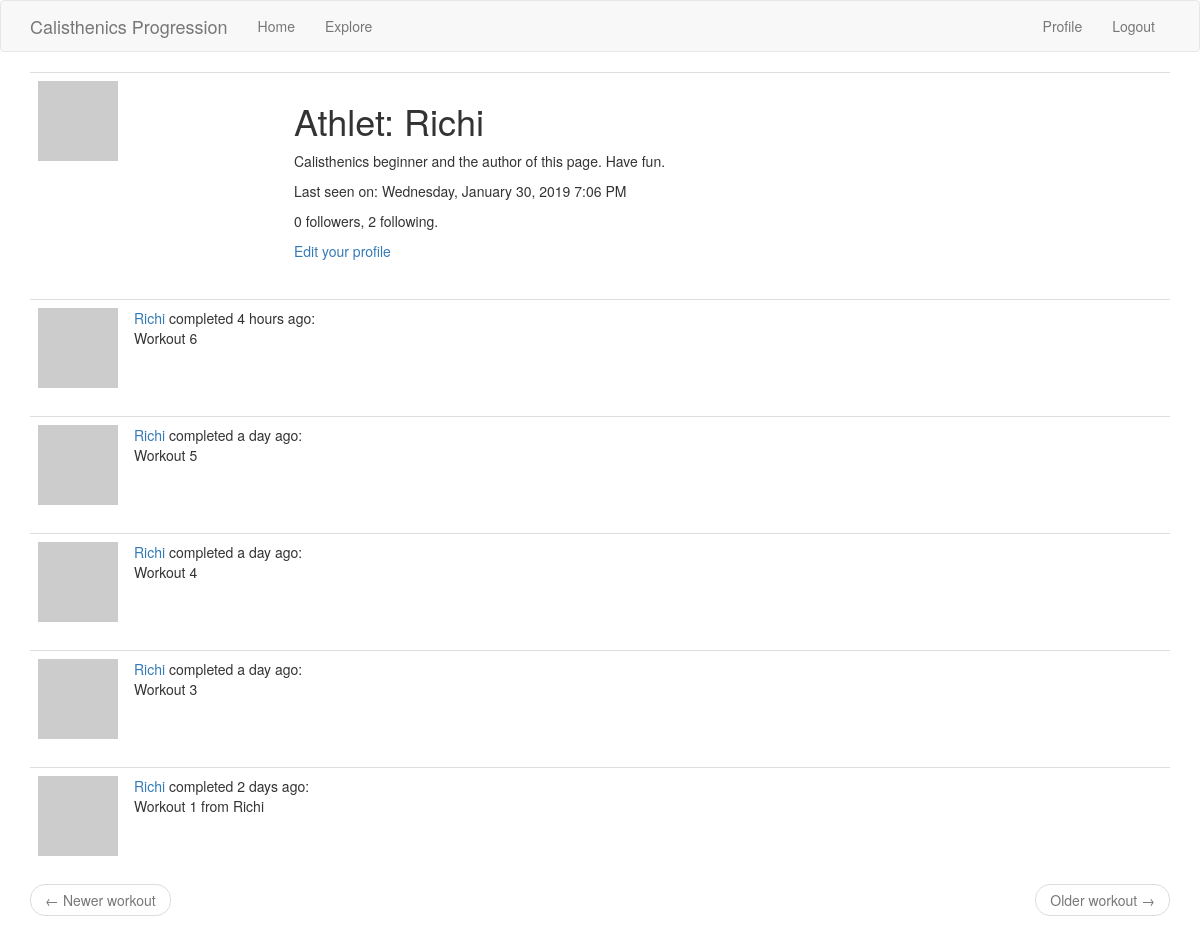
Before: /user/Richi (signed in) with the older database file.
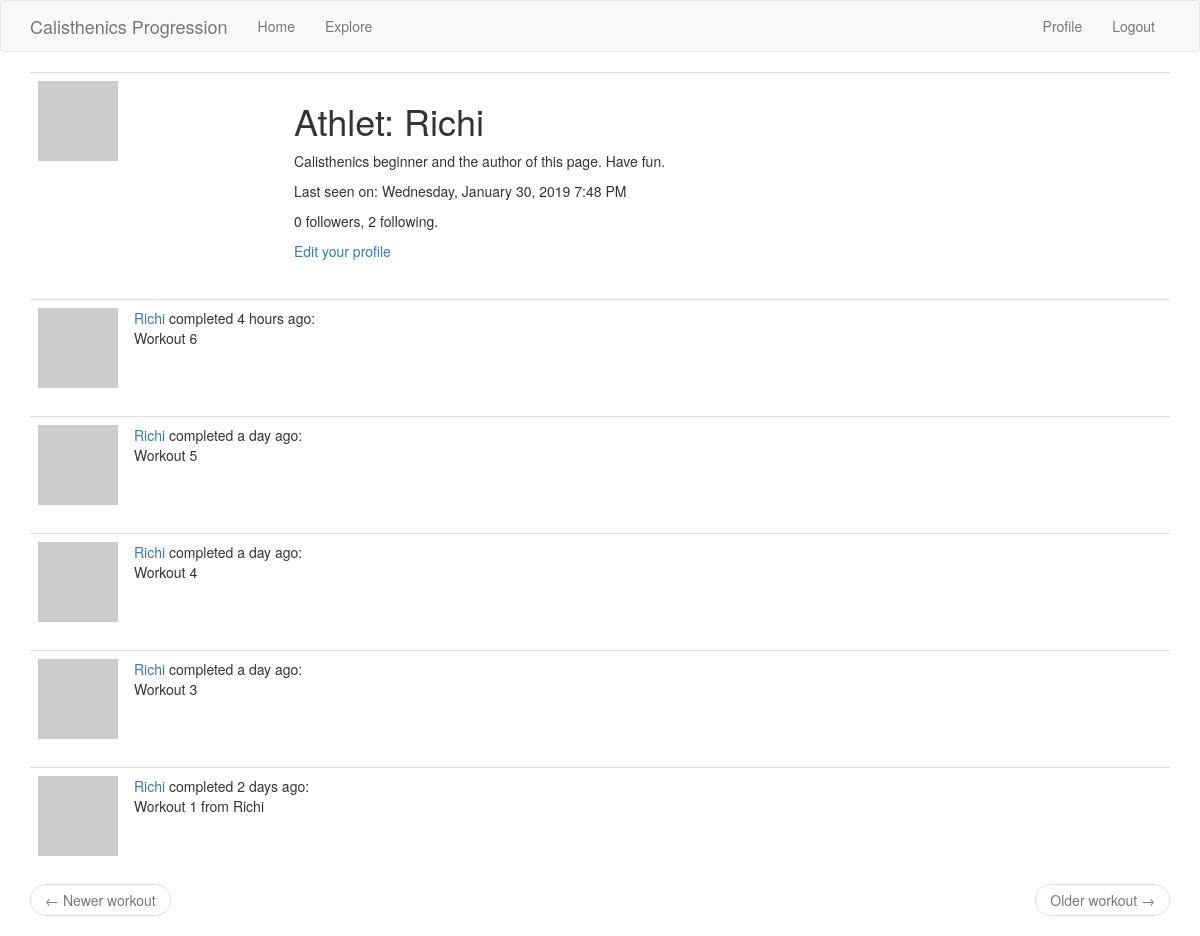
After: the same page with the newer database file.
### app/models.py (models this page shows, shortened)
class User(UserMixin, db.Model):
    id = db.Column(db.Integer, primary_key=True)
    username = db.Column(db.String(64), index=True, unique=True)
    email = db.Column(db.String(120), index=True, unique=True)
    password_hash = db.Column(db.String(128))
    about_me = db.Column(db.String(280))
    last_seen = db.Column(db.DateTime, default=datetime.utcnow)
    followed = db.relationship(
        'User', secondary=followers,
        primaryjoin=(followers.c.follower_id == id),
        secondaryjoin=(followers.c.followed_id == id),
        backref=db.backref('followers', lazy='dynamic'), lazy='dynamic')
    workouts = db.relationship('Workout', backref='athlet', lazy='dynamic')
    def avatar(self, size):
        digest = md5(self.email.lower().encode('utf-8')).hexdigest()
        return 'https://www.gravatar.com/avatar/{}?d=identicon&s={}'.format(digest, size)

class Workout(db.Model):
    id = db.Column(db.Integer, primary_key=True)
    title = db.Column(db.String(80), index=True)
    timestamp = db.Column(db.DateTime, index=True, default=datetime.utcnow)
    user_id = db.Column(db.Integer, db.ForeignKey('user.id'))

### app/routes.py (the view)
@app.route('/user/<username>')
@login_required
def user(username):
    user = User.query.filter_by(username=username) .first_or_404()
    page = request.args.get('page', 1, type=int)
    workouts = user.workouts.order_by(Workout.timestamp.desc()).paginate(page, app.config['WORKOUTS_PER_PAGE'], False)
    next_url = url_for('user', username=user.username, page=workouts.next_num) \
        if workouts.has_next else None
    prev_url = url_for('user', username=user.username, page=workouts.prev_num) \
        if workouts.has_prev else None
    return render_template('user.html', user=user, workouts=workouts.items, next_url=next_url, prev_url=prev_url)

### app/models.py (called while the page is built)
@login.user_loader
def load_user(id):
    return User.query.get(int(id))

### app/routes.py (called while the page is built)
@app.before_request
def before_request():
    if current_user.is_authenticated:
        current_user.last_seen = datetime.utcnow()
        db.session.commit()

### app/templates/user.html
{% extends "base.html" %}
{% block app_content %}
    <table class="table table-hover">
        <tr>
            <td width="256px"><img src="{{ user.avatar(256) }}"></td>
            <td>
                <h1>Athlet: {{ user.username }}</h1>
                {% if user.about_me %}<p>{{ user.about_me }}</p>{% endif %}
                {% if user.last_seen %}
                    <p>Last seen on: {{ moment(user.last_seen).format('LLLL') }}</p>
                {% endif %}
                <p>{{ user.followers.count() }} followers, {{ user.followed.count() }} following.</p>
                {% if user == current_user %}
                <p><a href="{{ url_for('edit_profile') }}">Edit your profile</a></p>
                {% elif not current_user.is_following(user) %}
                <p><a href="{{ url_for('follow', username=user.username) }}">Follow</a></p>
                {% else %}
                <p><a href="{{ url_for('unfollow', username=user.username) }}">Unfollow</a></p>
                {% endif %}
            </td>
        </tr>
    </table>
    {% for workout in workouts %}
        {% include '_workout.html' %}
    {% endfor %}
    <nav aria-label="...">
        <ul class="pager">
            <li class="previous{% if not prev_url %} disabled{% endif %}">
                <a href="{{ prev_url or '#' }}">
                    <span aria-hidden="true">&larr;</span> Newer workout
                </a>
            </li>
            <li class="next{% if not next_url %} disabled{% endif %}">
                <a href="{{ next_url or '#' }}">
                    Older workout <span aria-hidden="true">&rarr;</span>
                </a>
            </li>
        </ul>
    </nav>
{% endblock %}

### app/templates/base.html (shortened to what this page needs)
{% extends 'bootstrap/base.html' %}
{% block navbar %}
    <nav class="navbar navbar-default">
        <div class="container">
            <div class="navbar-header">
                <a class="navbar-brand" href="{{ url_for('index') }}">Calisthenics Progression</a>
            </div>
            <div class="collapse navbar-collapse" id="bs-example-navbar-collapse-1">
                <ul class="nav navbar-nav">
                    <li><a href="{{ url_for('index') }}">Home</a></li>
                    <li><a href="{{ url_for('explore') }}">Explore</a></li>
                </ul>
                <ul class="nav navbar-nav navbar-right">
                    {% if current_user.is_anonymous %}
                    <li><a href="{{ url_for('login') }}">Login</a></li>
                    {% else %}
                    <li><a href="{{ url_for('user', username=current_user.username) }}">Profile</a></li>
                    <li><a href="{{ url_for('logout') }}">Logout</a></li>
                    {% endif %}
                </ul>
            </div>
        </div>
    </nav>
{% endblock %}
{% block content %}
    <div class="container">
        {% block app_content %}{% endblock %}
    </div>
{% endblock %}

### app/templates/_workout.html
<table class="table table-hover">
    <tr>
        <td width="70px">
            <a href="{{ url_for('user', username=workout.athlet.username) }}">
                <img src="{{ workout.athlet.avatar(70) }}" />
            </a>
        </td>
        <td>
            <a href="{{ url_for('user', username=workout.athlet.username) }}">
                {{ workout.athlet.username }}
            </a>
            completed {{ moment(workout.timestamp).fromNow() }}:
            <br>
            {{ workout.title }}
        </td>
    </tr>
</table>

Changed rows visible on the page:
changed User "Richi": last_seen "Wednesday, January 30, 2019 7:06 PM" → "Wednesday, January 30, 2019 7:48 PM"
